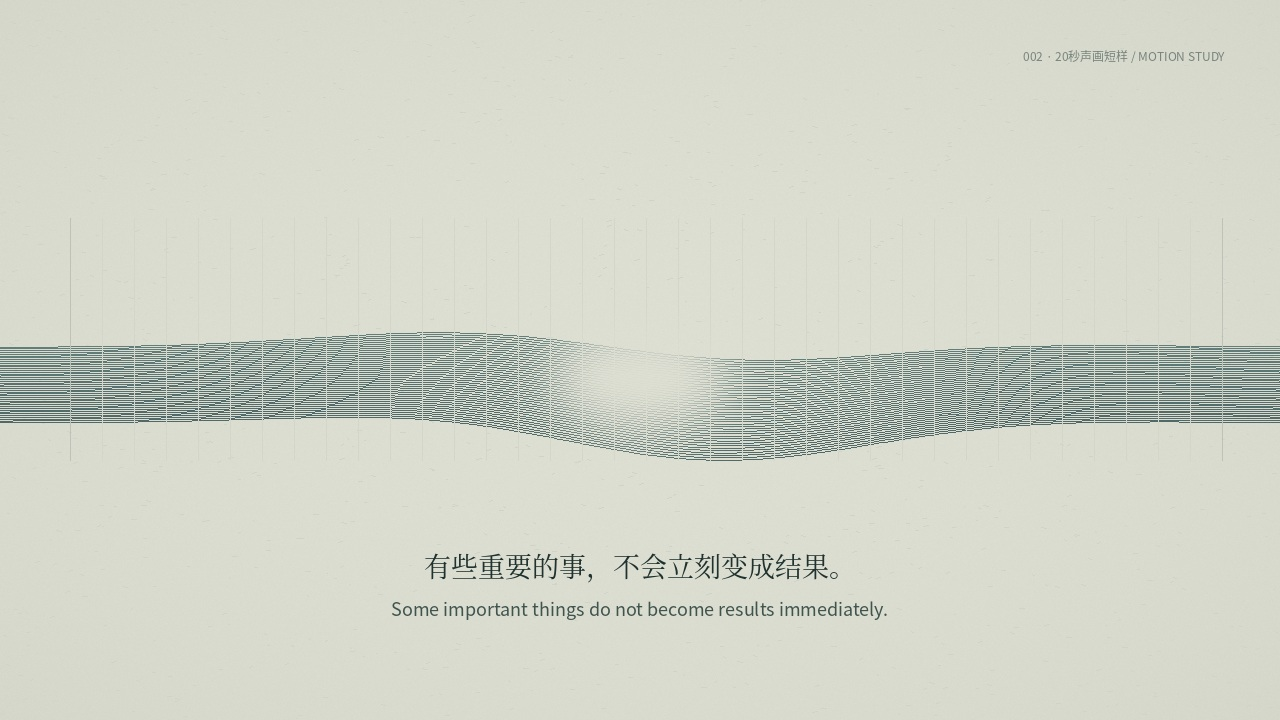
#> input picture episodes/002-the-right-to-pause/qa/sample-12.jpg, 1280 x 720 px, given in place of sideshow.jpg, which was not available
$ python render.py
#> lines starting #> are read from the running program, lines starting #| are printed output that depends on the picture; pictures that were not available may be replaced by others from this repository, and a replacement may not be noted
"""Between Colors: bounded 36s study of color intervals from a Seurat source.
All depth and movement are original digital interpretations, not historical reconstruction.
"""
from pathlib import Path
import argparse, math, subprocess, wave
import numpy as np
from PIL import Image, ImageDraw, ImageFont, ImageFilter
P=Path(__file__).resolve().parent;R=P.parent;ROOT=R.parents[1]
W,H,FPS,D=1280,720,24,36
SOURCE=ROOT/'episodes/001-the-weight-of-seeing/production/assets/sideshow.jpg'
art=Image.open(SOURCE).convert('RGB');art=art.crop((26,24,art.width-25,art.height-26))
#> further down, art is the input picture: PIL image 1280x720 RGB; mean R, G, B 210, 213.3, 201
#> after `art = art.crop((26, 24, art.width - 25, art.height - 26))`:
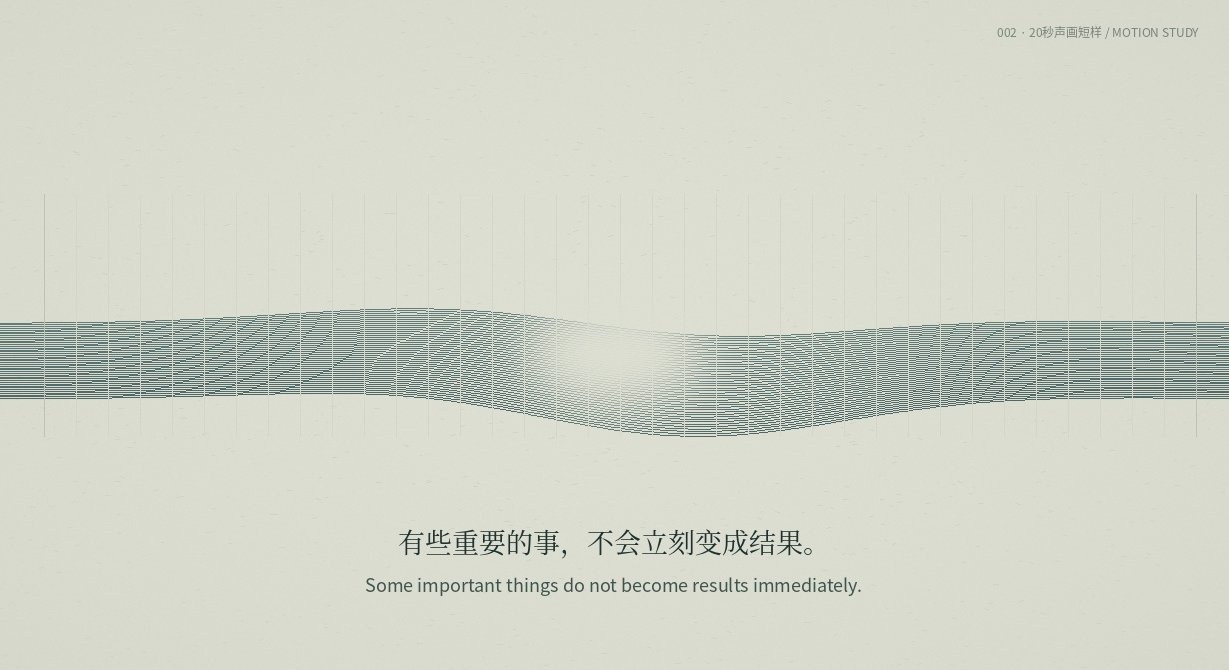
#> art: PIL image 1229x670 RGB; mean R, G, B 209.7, 213.1, 200.8
font=lambda n:ImageFont.truetype('/usr/share/fonts/opentype/noto/NotoSerifCJK-Regular.ttc',n)
sans=lambda n:ImageFont.truetype('/usr/share/fonts/opentype/noto/NotoSansCJK-Regular.ttc',n)
def ease(v):v=np.clip(v,0,1);return v*v*(3-2*v)
def ramp(t,a,b):return float(ease((t-a)/(b-a)))
def cover(im):
 ratio=max(W/im.width,H/im.height);im=im.resize((round(im.width*ratio),round(im.height*ratio)),Image.Resampling.LANCZOS)
#> after `ratio = max(W / im.width, H / im.height)`: ratio = 1.07
 return im.crop(((im.width-W)//2,(im.height-H)//2,(im.width+W)//2,(im.height+H)//2))
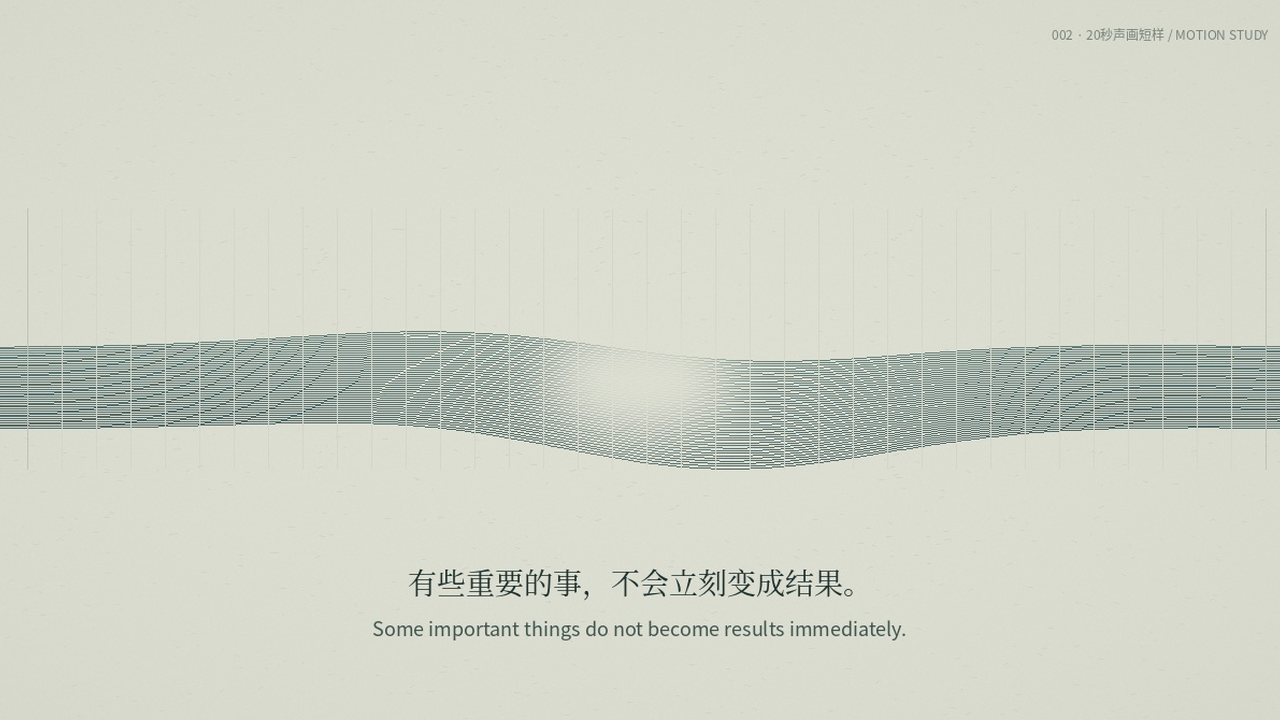
#> returned value: PIL image 1280x720 RGB; mean R, G, B 209.8, 213.2, 200.9
COVER=cover(art);small=np.asarray(COVER.resize((320,180)))
rng=np.random.default_rng(437654)
# Stratified color samples preserve the scene, with irregular spacing, depth and scale.
x,y=np.meshgrid(np.arange(3,W,6),np.arange(3,H,6));xy=np.c_[x.ravel(),y.ravel()].astype(float)
xy+=rng.uniform(-2.1,2.1,xy.shape);n=len(xy)
c=np.asarray(COVER)[np.clip(xy[:,1].astype(int),0,H-1),np.clip(xy[:,0].astype(int),0,W-1)].astype(float)
lum=c@np.array([.2126,.7152,.0722])/255
z=(lum-.25)*330+rng.normal(0,13,n);size=rng.uniform(1.5,3.6,n)
phase=rng.uniform(0,2*np.pi,n);grain=rng.normal(0,1.0,(H,W,1))
# Three color families remain interleaved; do not replace painted color with a rainbow palette.
family=np.argmax(c,axis=1)
def original():
 im=Image.new('RGB',(W,H),(10,16,23));a=art.copy();a.thumbnail((W-190,H-110));im.paste(a,((W-a.width)//2,(H-a.height)//2+16));return im
#> after `im = Image.new('RGB', (W, H), (10, 16, 23))`:
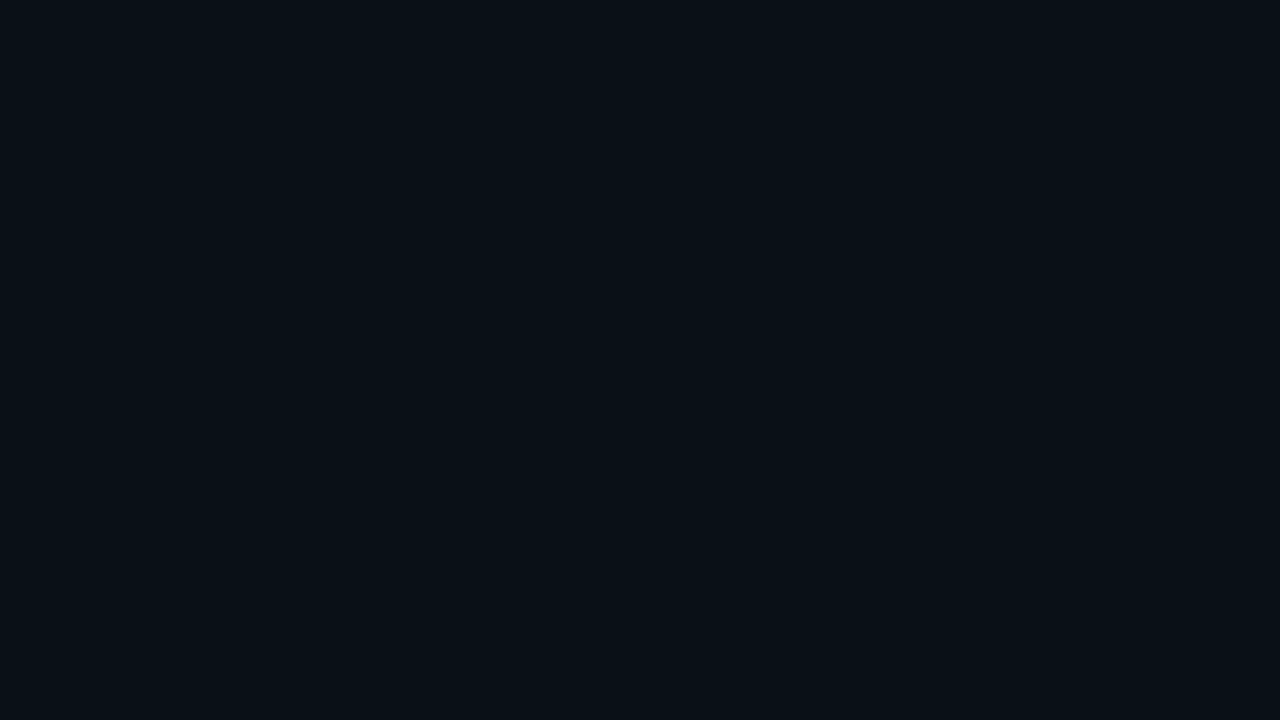
#> im: PIL image 1280x720 RGB; mean R, G, B 10, 16, 23
#> after `im.paste(a, ((W - a.width) // 2, (H - a.height) // 2 + 16))`:
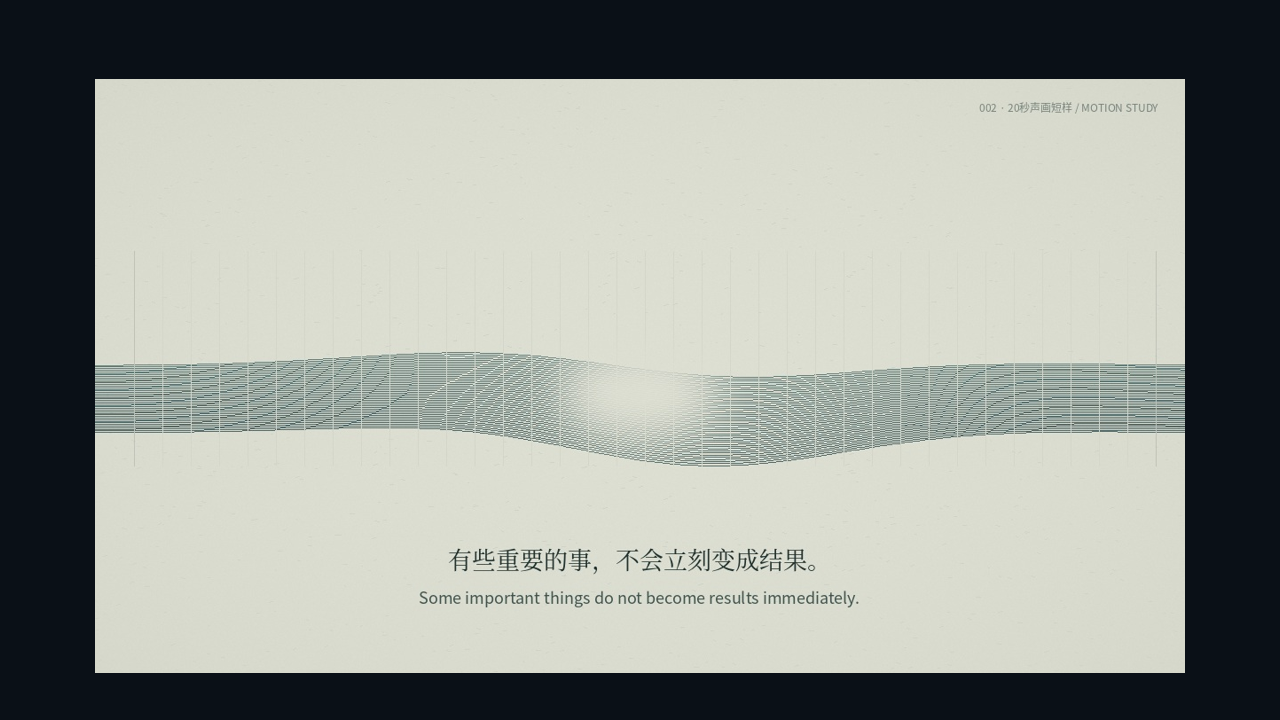
#> im: PIL image 1280x720 RGB; mean R, G, B 150.3, 154.5, 147.9
ORIGINAL=original()

# [62 lines left out: functions field, label, frame, not called in this run]

def score():
 sr=48000;out=np.zeros((D*sr,2),np.float32)
 def tone(start,dur,f,amp,pan,kind):
  start=start*D/42;dur=dur*D/42
  n=min(int(dur*sr),len(out)-int(start*sr));tt=np.arange(n)/sr
  if kind=='pad':env=np.sin(np.pi*tt/dur)**1.8;v=(np.sin(2*np.pi*f*tt)+.28*np.sin(2*np.pi*f*1.0018*tt)+.12*np.sin(2*np.pi*f*2*tt))
  else:env=(1-np.exp(-tt*25))*np.exp(-tt*.68);v=np.sin(2*np.pi*f*tt+.9*np.sin(2*np.pi*f*2.001*tt)*np.exp(-tt*2))+.09*np.sin(2*np.pi*f*3*tt)
  at=int(start*sr);out[at:at+n,0]+=v*env*amp*math.sqrt((1-pan)/2);out[at:at+n,1]+=v*env*amp*math.sqrt((1+pan)/2)
 # Form: low distant resonance -> separated upper colors -> return of the opening interval.
 for start,f in [(0,110),(8,130.813),(16,146.832),(24,123.471),(32,110)]:
  for mul,amp,pan in [(1,.025,-.1),(1.5,.018,.3),(2,.008,-.4)]:tone(start,min(12,42-start),f*mul,amp,pan,'pad')
 events=[(1.8,220,.055,-.2),(5.2,329.628,.047,.2),(8.7,261.626,.04,-.4),(11.8,392,.035,.4),(14.8,523.25,.03,-.2),(17.5,293.665,.04,-.5),(19.9,440,.029,.5),(22.3,587.33,.024,-.35),(24.7,493.883,.027,.35),(27.4,369.994,.034,-.2),(30.2,246.942,.04,.2),(33.4,329.628,.045,.1),(36.8,220,.055,0)]
 for at,f,a,p in events:tone(at,min(6,42-at),f,a,p,'bell')
 for delay,gain in [(.233,.13),(.467,.075),(.787,.035)]:n=int(delay*sr);out[n:]+=out[:-n,::-1]*gain
 tm=np.arange(len(out))/sr;out*=np.minimum(tm/2,1)[:,None]*np.minimum((D-tm)/3,1)[:,None];out*=.65/abs(out).max()
 with wave.open(str(R/'media/score.wav'),'wb') as f:f.setnchannels(2);f.setsampwidth(2);f.setframerate(sr);f.writeframes((out*32767).astype('<i2').tobytes())

if __name__=='__main__':
 ap=argparse.ArgumentParser();ap.add_argument('--stills',action='store_true');ap.add_argument('--frame',type=float);args=ap.parse_args()
 if args.stills:
  for t in [3,6,9,14,18,22,27,31,34]:frame(t).save(R/'qa'/f'preflight-{t:02}.jpg',quality=92)
 elif args.frame is not None:frame(args.frame).save(R/'qa'/'single.png')
 else:
#> (the run stopped early here; a loop or call above may not have finished)
